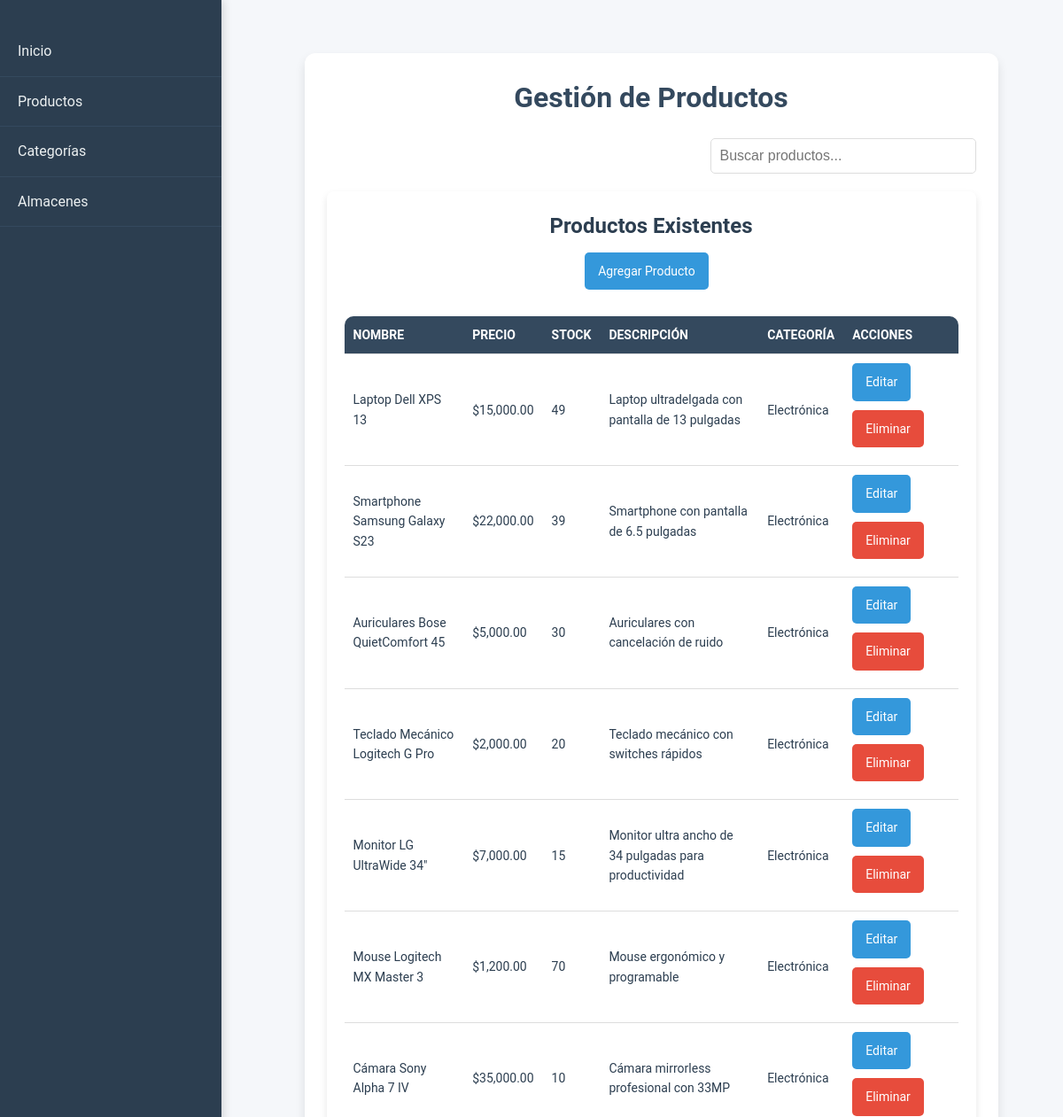
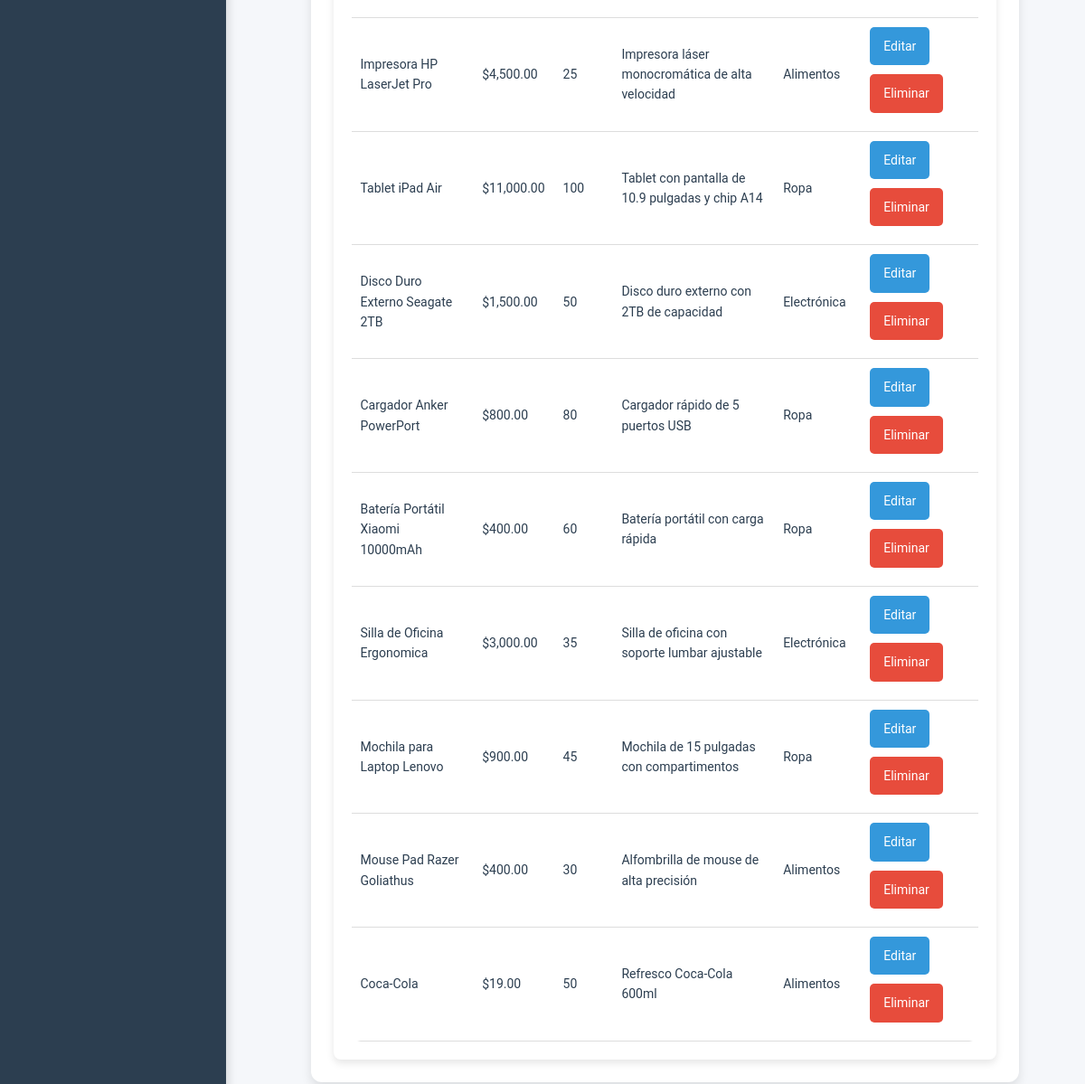
Page /productos/productos.php on the committed database (2 pictures, top to bottom).
### tables this page shows
CREATE TABLE `productos` (
  `ID_Producto` int(11) NOT NULL,
  `Nombre` varchar(100) NOT NULL,
  `Descripcion` text DEFAULT NULL,
  `ID_Categoria` int(11) DEFAULT NULL,
  `Precio` decimal(10,2) NOT NULL,
  `Cantidad_Stock` int(11) NOT NULL
);

CREATE TABLE `categorias` (
  `ID_Categoria` int(11) NOT NULL,
  `Nombre` varchar(100) NOT NULL
);

### productos/productos.php (the view, shortened to what this page needs)
<?php
include '../includes/conexion.php';
?>
<!DOCTYPE html>
<html lang="es">
<head>
    <link rel="stylesheet" href="../assets/css/styles.css">
</head>
<body>
    <div class="sidebar">
        <a href="../index.php">Inicio</a>
        <a href="productos.php">Productos</a>
        <a href="categorias.php">Categorías</a>
        <a href="../compras/ubicaciones.php">Almacenes</a>
    </div>
    <div class="main-content">
        <div class="container">
            <h1>Gestión de Productos</h1>
            <div class="search-container">
                <input type="text" id="tableSearch" placeholder="Buscar productos...">
            </div>
            <div class="card">
                <h2>Productos Existentes</h2>
                <a href='agregar_producto.php' class='btn'>Agregar Producto</a>
                <table id="productTable">
                    <thead>
                        <tr>
                            <th>Nombre</th>
                            <th>Precio</th>
                            <th>Stock</th>
                            <th>Descripción</th>
                            <th>Categoría</th>
                            <th>Acciones</th>
                        </tr>
                    </thead>
                    <tbody>
                        <?php
                        $query = "SELECT p.*, c.Nombre AS Categoria
                                  FROM productos p
                                  LEFT JOIN categorias c ON p.ID_Categoria = c.ID_Categoria";
                        $result = mysqli_query($conexion, $query);
                        while ($row = mysqli_fetch_assoc($result)) {
                            echo "<tr>";
                            echo "<td>" . htmlspecialchars($row['Nombre']) . "</td>";
                            echo "<td>$" . number_format($row['Precio'], 2) . "</td>";
                            echo "<td>" . htmlspecialchars($row['Cantidad_Stock']) . "</td>";
                            echo "<td>" . htmlspecialchars($row['Descripcion']) . "</td>";
                            echo "<td>" . htmlspecialchars($row['Categoria'] ?? 'Sin categoría') . "</td>";
                            echo "<td>
                                    <a href='editar_producto.php?id=" . $row['ID_Producto'] . "' class='btn'>Editar</a>
                                    <a href='eliminar_producto.php?id=" . $row['ID_Producto'] . "' class='btn btn-delete'>Eliminar</a>
                                  </td>";
                            echo "</tr>";
                        }
                        ?>
                    </tbody>
                </table>
            </div>
        </div>
    </div>
</body>
</html>

### assets/css/styles.css (style rules this page uses)
* { margin: 0; padding: 0; box-sizing: border-box; }
body { font-family: 'Roboto', sans-serif; background-color: #f5f7fa; color: #2c3e50; line-height: 1.6; }
.container { width: 90%; margin: 30px auto; background-color: #ffffff; padding: 25px; border-radius: 12px; box-shadow: 0 6px 12px rgba(0, 0, 0, 0.1); overflow: hidden; }
h1, h2, h3 { color: #34495e; text-align: center; margin-bottom: 20px; font-weight: bold; }
h1 { font-size: 2rem; margin-bottom: 20px; }
h2 { font-size: 1.5rem; }
.sidebar { width: 250px; position: fixed; top: 0; left: 0; height: 100%; background-color: #2c3e50; padding-top: 30px; box-shadow: 2px 0 10px rgba(0, 0, 0, 0.15); z-index: 1000; transition: width 0.3s ease-in-out; }
.sidebar a { color: #ecf0f1; display: block; padding: 15px 20px; text-decoration: none; font-size: 16px; border-bottom: 1px solid #34495e; transition: background-color 0.3s ease, padding-left 0.3s ease; }
.main-content { margin-left: 270px; padding: 30px; }
button, .btn { background-color: #3498db; color: #ffffff; border: none; padding: 10px 20px; font-size: 16px; border-radius: 5px; cursor: pointer; transition: background-color 0.3s ease, transform 0.2s ease; }
table { width: 100%; margin-top: 30px; border-collapse: collapse; border-radius: 10px; overflow: hidden; background-color: #ffffff; }
table th, table td { padding: 15px; text-align: left; border-bottom: 1px solid #ddd; font-size: 14px; }
table th { background-color: #34495e; color: #ffffff; font-weight: bold; text-transform: uppercase; }
.card { background-color: #ffffff; padding: 20px; border-radius: 10px; box-shadow: 0 4px 10px rgba(0, 0, 0, 0.1); text-align: center; transition: transform 0.3s ease, box-shadow 0.3s ease; }
.card h2 { font-size: 1.5rem; margin-bottom: 10px; color: #2c3e50; }

### productos/productos.php (style rules this page uses)
.card { margin-top: 20px; padding: 20px; background-color: #ffffff; border-radius: 8px; box-shadow: 0 4px 8px rgba(0, 0, 0, 0.1); }
table { width: 100%; margin-top: 20px; border-collapse: collapse; background-color: #ffffff; }
table th, table td { padding: 10px; border-bottom: 1px solid #ddd; text-align: left; }
table th { background-color: #34495e; color: #ffffff; text-transform: uppercase; }
.search-container { margin-bottom: 15px; display: flex; justify-content: flex-end; }
.search-container input { padding: 10px; font-size: 16px; border: 1px solid #ddd; border-radius: 5px; width: 100%; max-width: 300px; }
.btn { text-decoration: none; padding: 10px 15px; color: #ffffff; background-color: #3498db; border-radius: 5px; font-size: 14px; transition: 0.3s; display: inline-block; margin-right: 10px; margin-bottom: 10px; }
.btn-delete { background-color: #e74c3c; }

### rows in the picture
productos: Nombre "Laptop Dell XPS 13", Precio "15,000.00", Cantidad_Stock "49", Descripcion "Laptop ultradelgada con pantalla de 13 pulgadas", ID_Categoria.Nombre "Electrónica"
productos: Nombre "Smartphone Samsung Galaxy S23", Precio "22,000.00", Cantidad_Stock "39", Descripcion "Smartphone con pantalla de 6.5 pulgadas", ID_Categoria.Nombre "Electrónica"
productos: Nombre "Auriculares Bose QuietComfort 45", Precio "5,000.00", Cantidad_Stock "30", Descripcion "Auriculares con cancelación de ruido", ID_Categoria.Nombre "Electrónica"
productos: Nombre "Teclado Mecánico Logitech G Pro", Precio "2,000.00", Cantidad_Stock "20", Descripcion "Teclado mecánico con switches rápidos", ID_Categoria.Nombre "Electrónica"
productos: Nombre "Monitor LG UltraWide 34\"", Precio "7,000.00", Cantidad_Stock "15", Descripcion "Monitor ultra ancho de 34 pulgadas para productividad", ID_Categoria.Nombre "Electrónica"
productos: Nombre "Mouse Logitech MX Master 3", Precio "1,200.00", Cantidad_Stock "70", Descripcion "Mouse ergonómico y programable", ID_Categoria.Nombre "Electrónica"
productos: Nombre "Cámara Sony Alpha 7 IV", Precio "35,000.00", Cantidad_Stock "10", Descripcion "Cámara mirrorless profesional con 33MP", ID_Categoria.Nombre "Electrónica"
productos: Nombre "Impresora HP LaserJet Pro", Precio "4,500.00", Cantidad_Stock "25", Descripcion "Impresora láser monocromática de alta velocidad", ID_Categoria.Nombre "Alimentos"
productos: Nombre "Tablet iPad Air", Precio "11,000.00", Cantidad_Stock "100", Descripcion "Tablet con pantalla de 10.9 pulgadas y chip A14", ID_Categoria.Nombre "Ropa"
productos: Nombre "Disco Duro Externo Seagate 2TB", Precio "1,500.00", Cantidad_Stock "50", Descripcion "Disco duro externo con 2TB de capacidad", ID_Categoria.Nombre "Electrónica"
productos: Nombre "Cargador Anker PowerPort", Precio "800.00", Cantidad_Stock "80", Descripcion "Cargador rápido de 5 puertos USB", ID_Categoria.Nombre "Ropa"
productos: Nombre "Batería Portátil Xiaomi 10000mAh", Precio "400.00", Cantidad_Stock "60", Descripcion "Batería portátil con carga rápida", ID_Categoria.Nombre "Ropa"
productos: Nombre "Silla de Oficina Ergonomica", Precio "3,000.00", Cantidad_Stock "35", Descripcion "Silla de oficina con soporte lumbar ajustable", ID_Categoria.Nombre "Electrónica"
productos: Nombre "Mochila para Laptop Lenovo", Precio "900.00", Cantidad_Stock "45", Descripcion "Mochila de 15 pulgadas con compartimentos", ID_Categoria.Nombre "Ropa"
productos: Nombre "Mouse Pad Razer Goliathus", Precio "400.00", Cantidad_Stock "30", Descripcion "Alfombrilla de mouse de alta precisión", ID_Categoria.Nombre "Alimentos"
productos: Nombre "Coca-Cola", Precio "19.00", Cantidad_Stock "50", Descripcion "Refresco Coca-Cola 600ml", ID_Categoria.Nombre "Alimentos"
